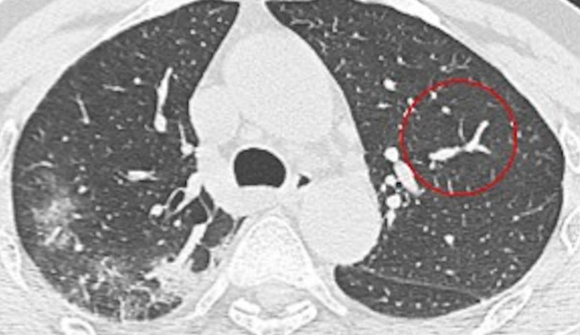
#> input picture COVID19_Lung_CT/Tester/2019-novel-Coronavirus-severe-adult-respiratory-dist_2020_International-Jour-p3-89%0.png, 580 x 335 px, found by its file name
$ jupyter execute --allow-errors Untitled.ipynb
#> lines starting #> are read from the running program, lines starting #| are printed output that depends on the picture
## Importing Required Packages

[cell 1]
import os
import numpy as np
import cv2
import matplotlib.pyplot as plt
import pandas as pd
from sklearn.model_selection import train_test_split
from sklearn.svm import SVC
from sklearn.metrics import accuracy_score

## Setting up data extractor

[cell 2]
def get_files(path):
    file_list = []
    for path, directories, files in os.walk(path):
        file_list = files
        return file_list

[cell 3]
img_raw = cv2.imread(f'COVID19_Lung_CT/CT_COVID/2019-novel-Coronavirus-severe-adult-respiratory-dist_2020_International-Jour-p3-89%0.png',0)
#> img_raw: shape (335, 580); min 0, max 255, mean 161.8
print(img_raw.shape)
#| (335, 580)
a = np.array(img_raw).flatten()
print(a.shape)
#| (194300,)

## Extracting COVID-19 data, normalizing & then adding to dataframe

[cell 4]
c_path = "./COVID19_Lung_CT/CT_COVID"
c_files = get_files(c_path)
c_data = []


for img in c_files:
    img_raw = cv2.imread(f'{c_path}/{img}',1)
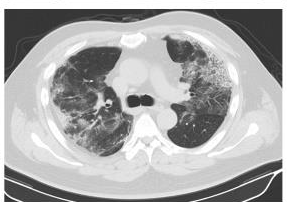
#> input picture COVID19_Lung_CT/CT_COVID/2020.02.10.20021584-p6-52%13.png, 287 x 202 px, found by its file name
#> img_raw is the input picture: shape (202, 287, 3); min 24, max 255, mean 170.2
    try:
        img_norm = cv2.resize(img_raw,(50,50)) # This needs to be improved with effective feature extraction
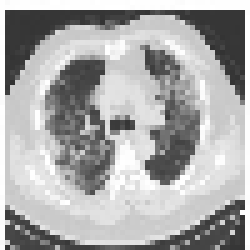
#> img_norm: shape (50, 50, 3) (shown 5 times larger); min 48, max 255, mean 170.4
        img_flat = np.array(img_norm).flatten()
#> img_flat = 7500 values, max 255 at index 30, min 48 at index 2406, mean 170.4
        c_data.append([img_flat,1]) # Assigning label 1 for COVID data
    except AssertionError: # Using try except clause makes sure we don't have any images which would not resize properly
        pass
#> pass 2 of the loop `for img in c_files:`:
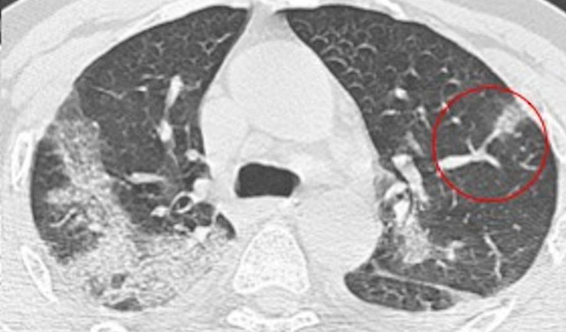
#> input picture COVID19_Lung_CT/CT_COVID/2019-novel-Coronavirus-severe-adult-respiratory-dist_2020_International-Jour-p3-89%1.png, 566 x 332 px, found by its file name
#> img_raw is the input picture: shape (332, 566, 3); mean B, G, R 174.5, 174.5, 175.5
#> `img_norm = cv2.resize(img_raw,(50,50))`:
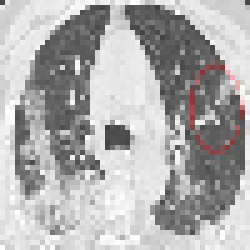
#> img_norm: shape (50, 50, 3) (shown 5 times larger); mean B, G, R 174.4, 174.4, 175.4
#> img_flat = 7500 values, max 254 at index 78, min 52 at index 2082, mean 174.7
#> pass 3 of the loop `for img in c_files:`:
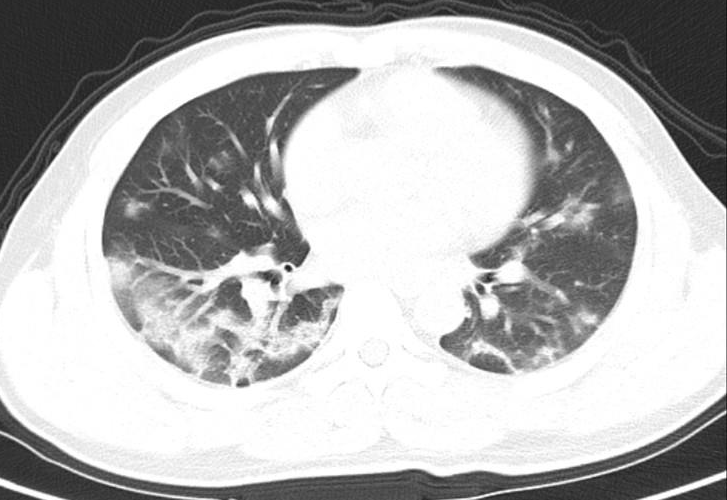
#> input picture COVID19_Lung_CT/CT_COVID/2020.01.24.919183-p27-135.png, 727 x 500 px, found by its file name
#> img_raw is the input picture: shape (500, 727, 3); min 16, max 255, mean 181.4
#> `img_norm = cv2.resize(img_raw,(50,50))`:
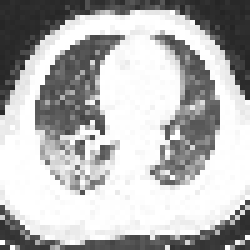
#> img_norm: shape (50, 50, 3) (shown 5 times larger); min 36, max 255, mean 181.5
#> img_flat = 7500 values, max 255 at index 516, min 36 at index 432, mean 181.5

print(len(c_data))
#| 3

[cell 5]
#pd.set_option("max_rows", None)
df = pd.DataFrame(c_data, columns = ['img_data', 'label'])
#> df = table of 3 rows and 2 columns
df
#> Out = table of 3 rows and 2 columns

#> (a cell that did not finish here is left out)

[cell 7]
df.shape
#> Out = (3, 2)

[cell 8]
a = df['img_data'][0].flatten()
#> a = 7500 values, max 255 at index 30, min 48 at index 2406, mean 170.4
a.shape
#> Out = (7500,)

## Extracting Non COVID-19 data, normalizing & then adding to dataframe

[cell 9]
nc_path = "./COVID19_Lung_CT/CT_NonCOVID"
nc_files = get_files(nc_path)
